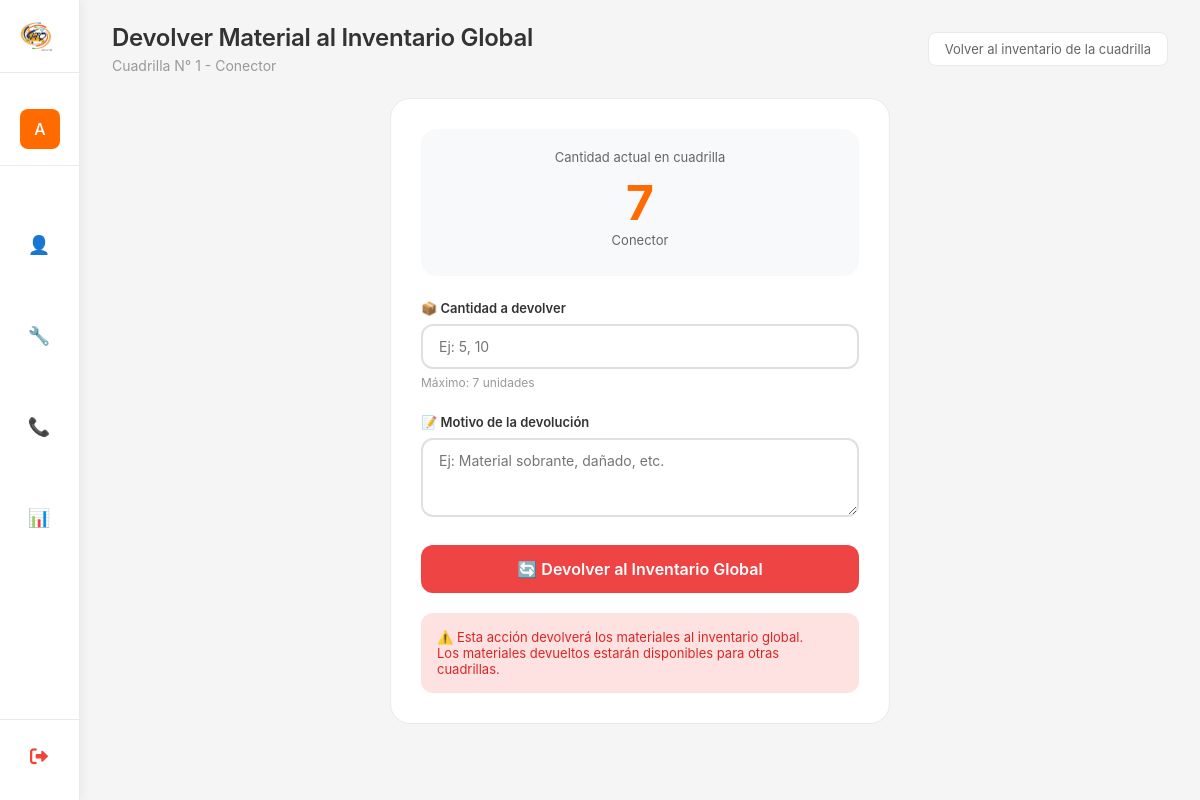
The page /inventario/devolver/1/ (signed in) on the database its author committed.
### myapp/models.py (models this page shows, shortened)
class Cuadrilla(models.Model):
    class EstadoCuadrilla(models.TextChoices):
        DISPONIBLE = 'DISPONIBLE', 'Disponible'
        OCUPADO = 'OCUPADO', 'Ocupado'
        EN_DESCANSO = 'DESCANSO', 'En Descanso'
        INACTIVO = 'INACTIVO', 'Inactivo'
    nombre = models.CharField(
        max_length=100,
        unique=True,
        verbose_name="Nombre de la Cuadrilla"
    )
    codigo = models.CharField(
        max_length=20,
        unique=True,
        verbose_name="Código de Cuadrilla",
        help_text="Ej: C001, INST-001"
    )
    instaladores = models.ManyToManyField(
        'PerfilUsuario',
        related_name='cuadrillas',
        verbose_name="Instaladores",
        blank=True
    )
    estado = models.CharField(
        max_length=20,
        choices=EstadoCuadrilla.choices,
        default=EstadoCuadrilla.DISPONIBLE,
        verbose_name="Estado de la Cuadrilla",
        db_index=True
    )
    fecha_creacion = models.DateTimeField(
        auto_now_add=True,
        verbose_name="Fecha de creación"
    )
    fecha_actualizacion = models.DateTimeField(
        auto_now=True,
        verbose_name="Última actualización"
    )
    creado_por = models.ForeignKey(
        User,
        on_delete=models.SET_NULL,
        null=True,
        blank=True,
        related_name='cuadrillas_creadas',
        verbose_name="Creado por"
    )
    activo = models.BooleanField(
        default=True,
        verbose_name="Activo"
    )
    class Meta:
        verbose_name = "Cuadrilla"
        verbose_name_plural = "Cuadrillas"
        ordering = ['nombre']
        indexes = [
            models.Index(fields=['estado']),
            models.Index(fields=['activo']),
            models.Index(fields=['codigo']),
        ]

class Material(models.Model):
    nombre = models.CharField(max_length=50, unique=True, verbose_name="Nombre del material")
    activo = models.BooleanField(default=True, verbose_name="Activo")
    fecha_creacion = models.DateTimeField(auto_now_add=True)
    class Meta:
        verbose_name = "Material"
        verbose_name_plural = "Materiales"
        ordering = ['nombre']

class InventarioCuadrilla(models.Model):
    cuadrilla = models.ForeignKey(
        Cuadrilla,
        on_delete=models.CASCADE,
        related_name='inventario',
        verbose_name="Cuadrilla"
    )
    material = models.ForeignKey(
        Material,
        on_delete=models.PROTECT,
        related_name='inventario_cuadrillas',
        verbose_name="Material"
    )
    cantidad = models.PositiveIntegerField(default=0, verbose_name="Cantidad en cuadrilla")
    ultima_actualizacion = models.DateTimeField(auto_now=True)
    class Meta:
        verbose_name = "Inventario de Cuadrilla"
        verbose_name_plural = "Inventarios de Cuadrillas"
        unique_together = ['cuadrilla', 'material']

### myapp/views_inventario.py (the view, shortened to what this page needs)
# urls.py: path('inventario/devolver/<int:inventario_id>/', inventario_devolver_cuadrilla, name='inventario_devolver_cuadrilla'),
@login_required
@staff_member_required
def inventario_devolver_cuadrilla(request, inventario_id):
    es_admin = request.user.is_superuser or request.user.groups.filter(name='Administrador').exists()
    if not es_admin:
        messages.error(request, 'No tienes permisos para acceder a esta página.')
        return redirect('dashboard')
    inv_cuadrilla = get_object_or_404(InventarioCuadrilla, id=inventario_id)
    cuadrilla = inv_cuadrilla.cuadrilla
    material = inv_cuadrilla.material
    context = {
        'inv_cuadrilla': inv_cuadrilla,
        'cuadrilla': cuadrilla,
        'material': material,
    }
    return render(request, 'Inventario/inventario_devolver_cuadrilla.html', context)

### myapp/context_processors.py (called while the page is built)
def zona_horaria_venezuela(request):
    timezone.activate(pytz.timezone('America/Caracas'))
    return {}

### myapp/templates/Inventario/inventario_devolver_cuadrilla.html (shortened to what this page needs)
{% extends 'Inicio_De_Sesion/base.html' %}
{% load static %}
{% block page_title %}Devolver Material al Inventario Global{% endblock %}
{% block page_subtitle %}{{ cuadrilla.nombre }} - {{ material.nombre }}{% endblock %}
{% block header_actions %}
<a href="{% url 'inventario_cuadrilla_detalle' cuadrilla.id %}" class="btn-secondary">
    Volver al inventario de la cuadrilla
</a>
{% endblock %}
{% block content %}
<div class="form-container">
    <div class="form-card">
        <div class="current-stock">
            <span class="label">Cantidad actual en cuadrilla</span>
            <span class="value">{{ inv_cuadrilla.cantidad }}</span>
            <span class="label">{{ material.nombre }}</span>
        </div>
        <form method="post">
            <div class="form-group">
                <label for="cantidad">📦 Cantidad a devolver</label>
                <input type="number" name="cantidad" id="cantidad" class="form-control"
                       placeholder="Ej: 5, 10" min="1" max="{{ inv_cuadrilla.cantidad }}" required>
                <small class="help-text">Máximo: {{ inv_cuadrilla.cantidad }} unidades</small>
            </div>
            <div class="form-group">
                <label for="observacion">📝 Motivo de la devolución</label>
                <textarea name="observacion" id="observacion" class="form-control"
                          rows="3" placeholder="Ej: Material sobrante, dañado, etc."></textarea>
            </div>
            <button type="submit" class="btn-submit">
                🔄 Devolver al Inventario Global
            </button>
        </form>
        <div class="info-box">
            <p>⚠️ Esta acción devolverá los materiales al inventario global.</p>
            <p>Los materiales devueltos estarán disponibles para otras cuadrillas.</p>
        </div>
    </div>
</div>
{% endblock %}

### myapp/templates/Inicio_De_Sesion/base.html (shortened to what this page needs)
{% load static %}
<!DOCTYPE html>
<html lang="es">
<head>
    <link rel="stylesheet" href="https://cdnjs.cloudflare.com/ajax/libs/font-awesome/6.0.0/css/all.min.css">
</head>
<body>
    <div class="dashboard">
        <div class="sidebar" id="sidebar">
            <div class="logo-area" onclick="window.location.href='{% url 'dashboard' %}'">
                <img src="{% static 'cd.png' %}" alt="VTC" class="logo">
            </div>
            <div class="user-info">
                <div class="user-avatar">
                    {{ user.username|first|upper }}
                </div>
            </div>
            <div class="menu">
                {% if user.groups.all.0.name != 'Call Center' %}
                <div class="menu-item" onclick="toggleSubmenu(this, 'vendedorSubmenu')">
                    <span class="menu-icon">👤</span>
                </div>
                {% endif %}
                {% if user.groups.all.0.name == 'Instalador' or user.groups.all.0.name == 'Administrador' or user.is_superuser %}
                <div class="menu-item" onclick="toggleSubmenu(this, 'instaladorSubmenu')">
                    <span class="menu-icon">🔧</span>
                </div>
                {% endif %}
                {% if user.is_superuser or user.groups.all.0.name == 'Administrador' or user.groups.all.0.name == 'Call Center' %}
                <div class="menu-item" onclick="toggleSubmenu(this, 'callcenterSubmenu')">
                    <span class="menu-icon">📞</span>
                </div>
                {% endif %}
                {% if user.is_superuser or user.groups.all.0.name == 'Administrador' or user.groups.all.0.name == 'Supervisor' %}
                <div class="menu-item" onclick="window.location.href='{% url 'panel_administrativo' %}'">
                    <span class="menu-icon">📊</span>
                </div>
                {% endif %}
            </div>
            <div class="sidebar-footer">
                <a href="{% url 'logout' %}" class="logout-sidebar" onclick="return confirm('¿Estás seguro que deseas cerrar sesión?')">
                    <i class="fas fa-sign-out-alt"></i>
                </a>
            </div>
        </div>
        <div class="main-content" id="mainContent">
            <div class="content-header">
                <div class="page-title">
                    <h1>{% block page_title %}Dashboard{% endblock %}</h1>
                    <p>{% block page_subtitle %}{{ current_date|default:"11 mar 2026" }} · Bienvenido de vuelta{% endblock %}</p>
                </div>
                <div class="header-actions">
                    {% block header_actions %}{% endblock %}
                </div>
            </div>
            {% block content %}{% endblock %}
        </div>
    </div>
</body>
</html>

### myapp/templates/Inicio_De_Sesion/base.html (style rules this page uses)
* { margin: 0; padding: 0; box-sizing: border-box; font-family: 'Inter', -apple-system, BlinkMacSystemFont, sans-serif; }
:root { --orange: #ff6b00; --orange-light: #fff2e6; --gray-bg: #f5f5f5; --gray-border: #eaeaea; --gray-text: #999; --dark-text: #333; --sidebar-width: 80px; --sidebar-expanded: 250px; --transition: all 0.3s cubic-bezier(0.4, 0, 0.2, 1); }
html, body { margin: 0; padding: 0; height: 100%; width: 100%; background: var(--gray-bg); overflow: hidden; position: relative; }
.dashboard { display: flex; min-height: 100vh; position: relative; height: 100%; }
.sidebar { background-color: #ffffff; color: #1f2937; width: var(--sidebar-width); position: fixed; top: 0; left: 0; height: 100%; overflow-y: auto; overflow-x: hidden; transition: var(--transition); z-index: 1000; display: flex; flex-direction: column; box-shadow: 2px 0 10px rgba(0, 0, 0, 0.05); border-right: 1px solid var(--gray-border); }
.logo-area { padding: 20px; display: flex; align-items: center; gap: 12px; width: 100%; border-bottom: 1px solid var(--gray-border); margin-bottom: 20px; cursor: pointer; transition: var(--transition); }
.logo { width: 32px; height: 32px; object-fit: contain; transition: var(--transition); flex-shrink: 0; }
.user-info { padding: 16px 20px; display: flex; align-items: center; gap: 12px; width: 100%; border-bottom: 1px solid var(--gray-border); margin-bottom: 1rem; }
.user-avatar { min-width: 40px; width: 40px; height: 40px; background: var(--orange); border-radius: 8px; display: flex; align-items: center; justify-content: center; color: white; font-weight: 500; font-size: 16px; flex-shrink: 0; transition: var(--transition); }
.menu { flex: 1; display: flex; flex-direction: column; gap: 4px; padding: 0 12px; }
.menu-item { padding: 10px 12px; display: flex; align-items: center; gap: 12px; width: 100%; cursor: pointer; transition: var(--transition); color: #666; font-size: 14px; position: relative; border-radius: 8px; }
.menu-icon { font-size: 18px; min-width: 30px; text-align: center; color: #999; flex-shrink: 0; transition: var(--transition); }
.sidebar-footer { margin-top: auto; padding: 16px 12px 24px 12px; border-top: 1px solid var(--gray-border); }
.logout-sidebar { display: flex; align-items: center; gap: 12px; padding: 10px 12px; width: 100%; color: #f44336; text-decoration: none; transition: var(--transition); border-radius: 8px; font-weight: 500; }
.logout-sidebar i { font-size: 18px; min-width: 30px; text-align: center; color: #f44336; }
.main-content { margin-left: var(--sidebar-width); transition: margin-left 0.3s cubic-bezier(0.4, 0, 0.2, 1); background: var(--gray-bg); height: 100%; width: calc(100% - var(--sidebar-width)); overflow-y: auto; overflow-x: hidden; padding: 24px 32px; position: relative; }
.content-header { display: flex; justify-content: space-between; align-items: center; margin-bottom: 24px; flex-wrap: wrap; gap: 16px; }
.page-title h1 { font-size: 24px; font-weight: 600; color: var(--dark-text); letter-spacing: -0.3px; line-height: 1.2; }
.page-title p { color: var(--gray-text); font-size: 14px; margin-top: 4px; }
.header-actions { display: flex; gap: 12px; align-items: center; flex-wrap: wrap; }

### rows shown on the page
Cuadrilla: nombre "Cuadrilla N° 1"
Material: nombre "Conector"
InventarioCuadrilla: cantidad "7"

### other values the page prints
{{ user.username|first|upper }} "A"
